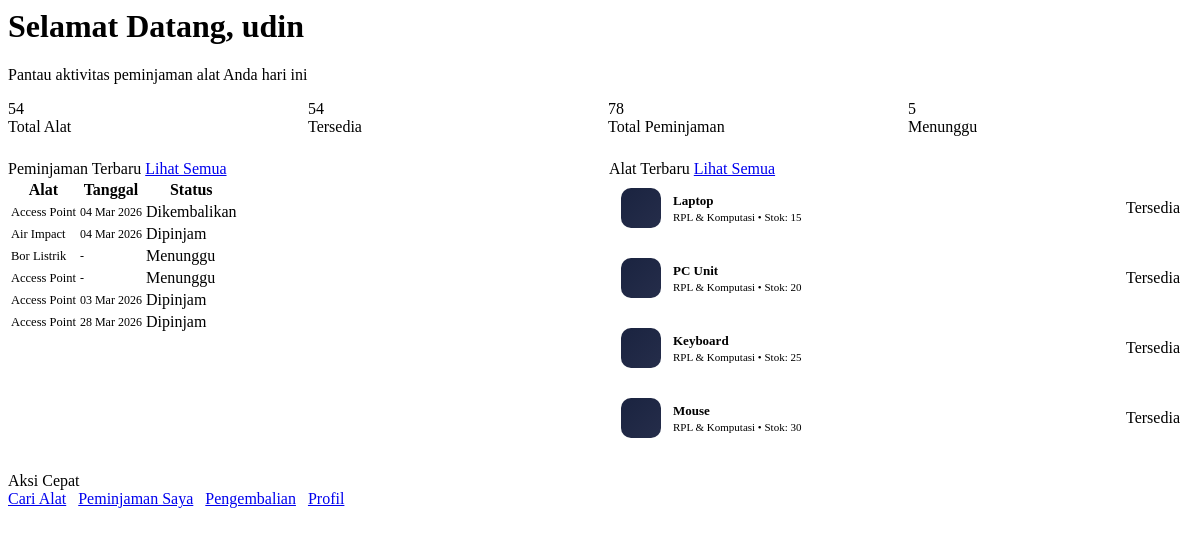
Page /dashboard.php (signed in) on the committed database.
### tables this page shows
CREATE TABLE `users` (
  `id` int(11) NOT NULL,
  `nama` varchar(100) NOT NULL,
  `email` varchar(150) NOT NULL,
  `username` varchar(80) NOT NULL,
  `nis` varchar(20) DEFAULT NULL COMMENT 'Nomor Induk Siswa',
  `kelas` varchar(20) DEFAULT NULL,
  `jurusan` varchar(50) DEFAULT NULL,
  `no_hp` varchar(20) DEFAULT NULL,
  `no_hp_ortu` varchar(20) DEFAULT NULL,
  `wali_kelas` varchar(100) DEFAULT NULL,
  `is_blocked` tinyint(1) DEFAULT '0' COMMENT '1=diblokir karena denda/keterlambatan',
  `password` varchar(255) NOT NULL,
  `role_id` int(11) NOT NULL DEFAULT '3',
  `telepon` varchar(20) DEFAULT NULL,
  `foto_profil` varchar(255) DEFAULT 'default.png',
  `status` enum('aktif','nonaktif') NOT NULL DEFAULT 'aktif',
  `created_at` timestamp NULL DEFAULT CURRENT_TIMESTAMP,
  `updated_at` timestamp NULL DEFAULT CURRENT_TIMESTAMP ON UPDATE CURRENT_TIMESTAMP
);

CREATE TABLE `peminjaman` (
  `id` int(11) NOT NULL,
  `user_id` int(11) NOT NULL,
  `alat_id` int(11) NOT NULL,
  `jumlah` int(11) NOT NULL DEFAULT '1',
  `tanggal_pinjam` datetime DEFAULT NULL,
  `tanggal_pengembalian_rencana` datetime DEFAULT NULL,
  `tanggal_pengembalian_aktual` datetime DEFAULT NULL,
  `hari_terlambat` int(11) DEFAULT '0',
  `status_denda` enum('bebas','menunggu','lunas') DEFAULT 'bebas',
  `kondisi_pengembalian` enum('baik','rusak_ringan','rusak_berat','hilang') DEFAULT 'baik',
  `status_perbaikan` enum('perlu_perbaikan','sedang_diperbaiki','sudah_diperbaiki') DEFAULT NULL COMMENT 'Hanya diisi jika kondisi_pengembalian = rusak_ringan atau rusak_berat',
  `catatan_perbaikan` text,
  `tanggal_perbaikan` date DEFAULT NULL,
  `diperbaiki_oleh` int(11) DEFAULT NULL,
  `catatan_pengembalian` text,
  `denda` decimal(10,2) DEFAULT '0.00',
  `diperiksa_oleh` int(11) DEFAULT NULL,
  `status` enum('menunggu','disetujui','dipinjam','dikembalikan','ditolak','dibatalkan') NOT NULL DEFAULT 'menunggu',
  `catatan` text,
  `catatan_admin` text,
  `created_at` timestamp NULL DEFAULT CURRENT_TIMESTAMP,
  `updated_at` timestamp NULL DEFAULT CURRENT_TIMESTAMP ON UPDATE CURRENT_TIMESTAMP,
  `ada_request_pengembalian` tinyint(1) NOT NULL DEFAULT '0' COMMENT '1 jika user sudah mengajukan request pengembalian yang belum selesai'
);

CREATE TABLE `alat` (
  `id` int(11) NOT NULL,
  `kategori_id` int(11) DEFAULT NULL,
  `nama_alat` varchar(150) NOT NULL,
  `deskripsi` text,
  `harga_alat` int(11) DEFAULT '0' COMMENT 'Harga alat dalam rupiah',
  `tarif_denda_per_hari` int(11) DEFAULT '0' COMMENT 'Denda keterlambatan per hari',
  `foto` varchar(255) DEFAULT 'default-alat.png',
  `stok` int(11) NOT NULL DEFAULT '0',
  `stok_layak` int(11) DEFAULT '0' COMMENT 'Stok yang masih layak pakai',
  `kondisi` enum('baik','sedang','rusak') NOT NULL DEFAULT 'baik',
  `status` enum('tersedia','dipinjam','perawatan') NOT NULL DEFAULT 'tersedia',
  `tanggal_tambah` date DEFAULT NULL,
  `denda_2_hari` int(11) GENERATED ALWAYS AS ((coalesce(`tarif_denda_per_hari`,0) * 2)) STORED
);

CREATE TABLE `kategori_alat` (
  `id` int(11) NOT NULL,
  `nama_kategori` varchar(100) NOT NULL,
  `ikon` varchar(50) DEFAULT 'fa-tools',
  `deskripsi` text
);

### dashboard.php (the view, shortened to what this page needs)
<?php
require_once 'config.php';
$user = getCurrentUser();
$db = getDB();
$totalAlat       = $db->query("SELECT COUNT(*) as cnt FROM alat")->fetch()['cnt'];
$totalTersedia   = $db->query("SELECT COUNT(*) as cnt FROM alat WHERE status='tersedia'")->fetch()['cnt'];
$totalPeminjaman = $db->query("SELECT COUNT(*) as cnt FROM peminjaman")->fetch()['cnt'];
$totalPenunggu   = $db->query("SELECT COUNT(*) as cnt FROM peminjaman WHERE status='menunggu'")->fetch()['cnt'];
if ($user['nama_role'] === 'user') {
    $stmt = $db->prepare("SELECT p.*, a.nama_alat FROM peminjaman p JOIN alat a ON p.alat_id = a.id WHERE p.user_id = ? ORDER BY p.created_at DESC LIMIT 6");
    $stmt->execute([$user['id']]);
} else {
    $stmt = $db->prepare("SELECT p.*, a.nama_alat, u.nama as nama_user FROM peminjaman p JOIN alat a ON p.alat_id = a.id JOIN users u ON p.user_id = u.id ORDER BY p.created_at DESC LIMIT 6");
    $stmt->execute([]);
}
$recentPeminjaman = $stmt->fetchAll();
$alatTerbaru = $db->query("SELECT a.*, k.nama_kategori FROM alat a LEFT JOIN kategori_alat k ON a.kategori_id = k.id ORDER BY a.tanggal_tambah DESC LIMIT 4")->fetchAll();
?>
<div class="page-header">
    <div>
        <h1 class="page-title">Selamat Datang, <span><?= sanitize($user['nama']) ?></span></h1>
        <p class="page-subtitle">Pantau aktivitas peminjaman alat Anda hari ini</p>
    </div>
</div>
<div class="dash-stats">
    <div class="stat-card s-green">
        <div class="stat-value"><?= $totalAlat ?></div>
        <div class="stat-label">Total Alat</div>
    </div>
    <div class="stat-card s-purple">
        <div class="stat-value"><?= $totalTersedia ?></div>
        <div class="stat-label">Tersedia</div>
    </div>
    <div class="stat-card s-pink">
        <div class="stat-value"><?= $totalPeminjaman ?></div>
        <div class="stat-label">Total Peminjaman</div>
    </div>
    <div class="stat-card s-blue">
        <div class="stat-value"><?= $totalPenunggu ?></div>
        <div class="stat-label">Menunggu</div>
    </div>
</div>
<div class="dash-grid">
    <div class="card">
        <div class="card-header">
            <span class="card-title"><i class="fas fa-history"></i> Peminjaman Terbaru</span>
            <a href="peminjaman.php" class="btn btn-secondary btn-sm">Lihat Semua</a>
        </div>
        <?php if (empty($recentPeminjaman)): ?>
            <div class="table-empty"><i class="fas fa-clipboard-list"></i><br>Belum ada peminjaman</div>
        <?php else: ?>
        <div class="table-wrap">
            <table>
                <thead>
                    <tr>
                        <th>Alat</th>
                        <th class="col-hide-mobile">Tanggal</th>
                        <th>Status</th>
                    </tr>
                </thead>
                <tbody>
                    <?php foreach ($recentPeminjaman as $p): ?>
                    <tr>
                        <td>
                            <div style="font-weight:500;color:var(--text-primary);font-size:12.5px">
                                <?= sanitize($p['nama_alat']) ?>
                            </div>
                        </td>
                        <td class="col-hide-mobile" style="font-size:12px"><?= formatDate($p['tanggal_pinjam']) ?></td>
                        <td><?= getStatusBadge($p['status']) ?></td>
                    </tr>
                    <?php endforeach; ?>
                </tbody>
            </table>
        </div>
        <?php endif; ?>
    </div>
    <div class="card">
        <div class="card-header">
            <span class="card-title"><i class="fas fa-tools"></i> Alat Terbaru</span>
            <a href="alat.php" class="btn btn-secondary btn-sm">Lihat Semua</a>
        </div>
        <div class="alat-terbaru-list">
            <?php foreach ($alatTerbaru as $a): ?>
            <div class="alat-terbaru-item">
                <div class="alat-terbaru-icon">
                </div>
                <div class="alat-terbaru-info">
                    <div class="alat-terbaru-nama"><?= sanitize($a['nama_alat']) ?></div>
                    <div class="alat-terbaru-sub">
                        <?= sanitize($a['nama_kategori'] ?? 'Umum') ?> &bull; Stok: <?= $a['stok'] ?>
                    </div>
                </div>
                <?= getStatusBadge($a['status']) ?>
            </div>
            <?php endforeach; ?>
        </div>
    </div>
</div>
<?php if ($user['nama_role'] === 'user'): ?>
<div class="card">
    <div class="card-header">
        <span class="card-title"><i class="fas fa-bolt"></i> Aksi Cepat</span>
    </div>
    <div class="quick-actions">
        <a href="alat.php" class="btn btn-primary"><i class="fas fa-search"></i> Cari Alat</a>
        <a href="peminjaman.php" class="btn btn-secondary"><i class="fas fa-clipboard-list"></i> Peminjaman Saya</a>
        <a href="pengembalian.php" class="btn btn-secondary"><i class="fas fa-undo"></i> Pengembalian</a>
        <a href="profil.php" class="btn btn-secondary"><i class="fas fa-user-circle"></i> Profil</a>
    </div>
</div>
<?php endif; ?>

### config.php (shortened to what this page needs)
<?php
function getDB(): PDO {
    static $pdo = null;
    if ($pdo === null) {
        try {
            $dsn = "mysql:host=" . DB_HOST . ";dbname=" . DB_NAME . ";charset=" . DB_CHARSET;
            $options = [
                PDO::ATTR_ERRMODE            => PDO::ERRMODE_EXCEPTION,
                PDO::ATTR_DEFAULT_FETCH_MODE => PDO::FETCH_ASSOC,
                PDO::ATTR_EMULATE_PREPARES   => false,
            ];
            $pdo = new PDO($dsn, DB_USER, DB_PASS, $options);
            $pdo->exec("SET time_zone = '+07:00'");
        } catch (PDOException $e) {
            error_log("DB Connection Error: " . $e->getMessage());
            die(json_encode(['success' => false, 'message' => 'Database connection failed']));
        }
    }
    return $pdo;
}
function getCurrentUser(): ?array {
    try {
        $db = getDB();
        $stmt = $db->prepare("SELECT u.*, r.nama_role FROM users u JOIN roles r ON u.role_id = r.id WHERE u.id = ?");
        $stmt->execute([$_SESSION['user_id']]);
        return $stmt->fetch();
    } catch (Exception $e) {
        error_log("getCurrentUser Error: " . $e->getMessage());
        return null;
    }
}
function sanitize(string $input): string {
    return htmlspecialchars(strip_tags(trim($input)), ENT_QUOTES, 'UTF-8');
}
function formatDate(?string $date, string $format = 'd M Y'): string {
    if (!$date) return '-';
    try {
        $months = ['Jan','Feb','Mar','Apr','Mei','Jun','Jul','Agu','Sep','Okt','Nov','Des'];
        $d      = new DateTime($date);
        $day    = $d->format('d');
        $month  = $months[(int)$d->format('n') - 1];
        $year   = $d->format('Y');
        $base   = "$day $month $year";
        return $base;
    } catch (Exception $e) {
        return $date;
    }
}
function getStatusBadge(string $status): string {
    $map = [
        'menunggu'     => ['badge-warning',   'Menunggu'],
        'disetujui'    => ['badge-info',      'Disetujui'],
        'dipinjam'     => ['badge-primary',   'Dipinjam'],
        'dikembalikan' => ['badge-success',   'Dikembalikan'],
        'ditolak'      => ['badge-danger',    'Ditolak'],
        'dibatalkan'   => ['badge-secondary', 'Dibatalkan'],
        'terlambat'    => ['badge-danger',    'Terlambat'],
        'tersedia'     => ['badge-success',   'Tersedia'],
        'perawatan'    => ['badge-warning',   'Perawatan'],
        'baik'         => ['badge-success',       'Baik'],
        'sedang'       => ['badge-warning',       'Sedang'],
        'rusak'        => ['badge-danger',        'Rusak'],
        'rusak_ringan' => ['badge-rusak-ringan',  'Rusak Ringan'],
        'rusak_berat'  => ['badge-rusak-berat',   'Rusak Berat'],
        'hilang'       => ['badge-hilang',        'Hilang'],
        'belum_bayar'  => ['badge-danger',        'Belum Bayar'],
        'lunas'        => ['badge-success',       'Lunas'],
        'bebas'        => ['badge-success',       'Bebas Denda'],
        'perlu_perbaikan'    => ['badge-rusak-berat',  'Perlu Perbaikan'],
        'sedang_diperbaiki'  => ['badge-warning',      'Sedang Diperbaiki'],
        'sudah_diperbaiki'   => ['badge-success',      'Sudah Diperbaiki'],
    ];
    $info = $map[$status] ?? ['badge-secondary', ucfirst(str_replace('_',' ',$status))];
    return "<span class=\"badge {$info[0]}\">{$info[1]}</span>";
}

### dashboard.php (style rules this page uses)
.dash-stats { display: grid; grid-template-columns: repeat(4, 1fr); gap: 16px; margin-bottom: 24px; }
.dash-grid { display: grid; grid-template-columns: 1fr 1fr; gap: 18px; margin-bottom: 24px; }
.alat-terbaru-list { display: flex; flex-direction: column; gap: 10px; }
.alat-terbaru-item { display: flex; align-items: center; gap: 12px; padding: 10px 12px; border-radius: 10px; background: rgba(255,255,255,0.02); border: 1px solid var(--border); transition: var(--transition); min-width: 0; }
.alat-terbaru-icon { width: 40px; height: 40px; border-radius: 10px; background: linear-gradient(135deg,#1a2340,#252d4a); display: flex; align-items: center; justify-content: center; flex-shrink: 0; }
.alat-terbaru-info { flex: 1; min-width: 0; }
.alat-terbaru-nama { font-size: 13px; font-weight: 600; color: var(--text-primary); white-space: nowrap; overflow: hidden; text-overflow: ellipsis; }
.alat-terbaru-sub { font-size: 11px; color: var(--text-muted); margin-top: 2px; }
.quick-actions { display: flex; gap: 12px; flex-wrap: wrap; }

### rows in the picture
users: nama "udin"
peminjaman: alat.nama_alat "Access Point", tanggal_pinjam "04 Mar 2026", status "Dikembalikan"
peminjaman: alat.nama_alat "Air Impact", tanggal_pinjam "04 Mar 2026", status "Dipinjam"
peminjaman: alat.nama_alat "Bor Listrik", tanggal_pinjam "-", status "Menunggu"
peminjaman: alat.nama_alat "Access Point", tanggal_pinjam "-", status "Menunggu"
peminjaman: alat.nama_alat "Access Point", tanggal_pinjam "03 Mar 2026", status "Dipinjam"
peminjaman: alat.nama_alat "Access Point", tanggal_pinjam "28 Mar 2026", status "Dipinjam"
alat: nama_alat "Laptop", kategori.nama_kategori "RPL & Komputasi", stok "15", status "Tersedia"
alat: nama_alat "PC Unit", kategori.nama_kategori "RPL & Komputasi", stok "20", status "Tersedia"
alat: nama_alat "Keyboard", kategori.nama_kategori "RPL & Komputasi", stok "25", status "Tersedia"
alat: nama_alat "Mouse", kategori.nama_kategori "RPL & Komputasi", stok "30", status "Tersedia"

### other values in the picture
$totalAlat "54"
$totalTersedia "54"
$totalPeminjaman "78"
$totalPenunggu "5"
